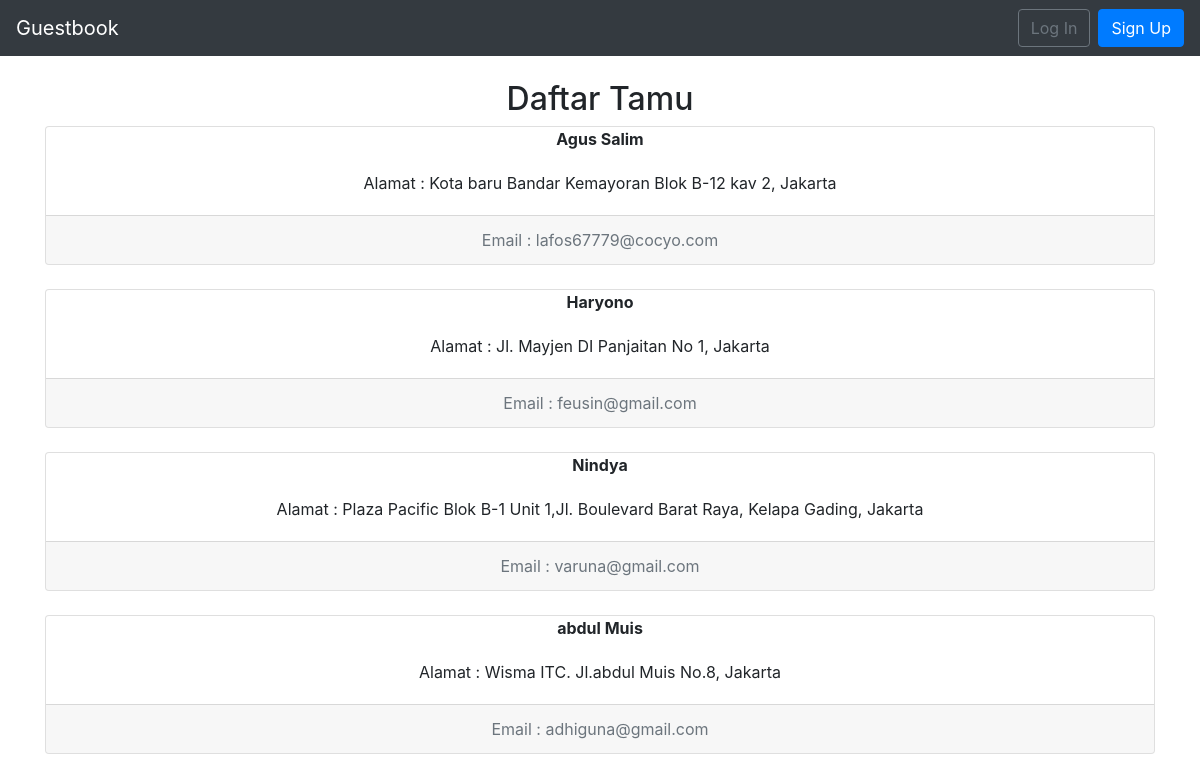
The page / on the database its author committed.
### guestbook/models.py (models this page shows, shortened)
class GuestBook(models.Model):
    nama = models.CharField(max_length=50)
    alamat = models.TextField()
    email = models.EmailField()

### guestbook/views.py (the view)
# urls.py: path('', GuestBookListView.as_view(), name='home'),
class GuestBookListView(ListView):
    model = GuestBook
    template_name = 'home.html'

### templates/home.html (shortened to what this page needs)
{% extends 'base.html' %}
{% block content %}
    <h2 class="text-center">Daftar Tamu</h2>
    {% for guestbook in object_list %}
        <div class="card">
        <div class="card-reader text-center">
            <span class="font-weight-bold">{{ guestbook.nama }}</span>
        </div>
         <div class="text-center card-body">
             Alamat : {{ guestbook.alamat }}
        </div>
         <div class="card-footer text-center text-muted">
            <span class="text-muted">Email : {{ guestbook.email }}</span>
        </div>
    </div>
    {% endfor %}
{% endblock content %}

### templates/base.html (shortened to what this page needs)
<!DOCTYPE html>
<html lang="en">
<head>
    <link rel="stylesheet"
          href="https://cdn.jsdelivr.net/npm/bootstrap@4.5.3/dist/css/bootstrap.min.css"
>
</head>
<body>
    <nav class="navbar navbar-expand-md navbar-dark bg-dark mb-4">
        <a class="navbar-brand" href="{% url 'home' %}">Guestbook</a>
        <div class="collapse navbar-collapse" id="navbarCollapse">
                <form class="form-inline ml-auto">
                    <a href="" class="btn btn-outline-secondary">
                        Log In
                    </a>
                    <a href="" class="btn btn-primary ml-2">
                        Sign Up
                    </a>
                </form>
        </div>
    </nav>
    <div class="container">
        {% block content %}
        {% endblock content %}
    </div>
</body>
</html>

### rows shown on the page
GuestBook: nama "Agus Salim", alamat "Kota baru Bandar Kemayoran Blok B-12 kav 2, Jakarta", email "lafos67779@cocyo.com"
GuestBook: nama "Haryono", alamat "Jl. Mayjen DI Panjaitan No 1, Jakarta", email "feusin@gmail.com"
GuestBook: nama "Nindya", alamat "Plaza Pacific Blok B-1 Unit 1,Jl. Boulevard Barat Raya, Kelapa Gading, Jakarta", email "varuna@gmail.com"
GuestBook: nama "abdul Muis", alamat "Wisma ITC. Jl.abdul Muis No.8, Jakarta", email "adhiguna@gmail.com"
